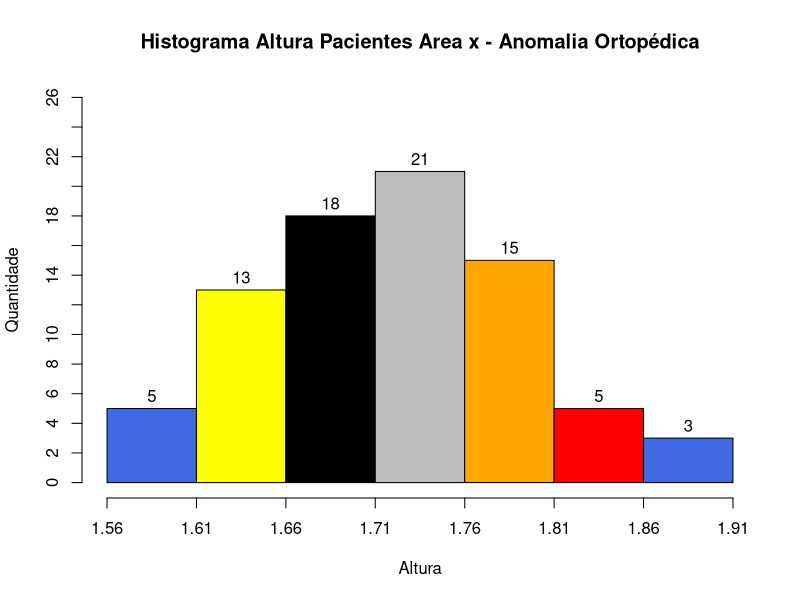

Write the R code that produced this figure.
# Lista de Exercicios TOPICO 8
# Disciplina Ciencia de Dados 2o Semestre 2022
# Professor : Joao Pedro Albino
# Aluno : Marcelo Jose dos Santos
# Versao 1 - 20/11/2022
# Workspace : D:/GoogleDrive/Mestrado_unesp/2022_02_CIENCIA_DE_DADOS/marcelo-santos

# Exercicio 8
# Um hospital tem o interesse em determinar a altura média dos pacientes de uma
# determinada área e relacioná-la com a incidência de determinada anomalia ortopédica.Foram selecionados 80 pacientes e 
# as alturas (em m) podem ser encontradas na tabela (os dados estão na planilha Excel “exercicio8.xls”):

# imports
if (!("readxl") %in% installed.packages()) 
  install.packages("readxl")
library(readxl)

# Fonte de Dados
df8 = read_excel("./dados/exercicio8.xls", skip = 1, col_names = "altura_pacientes", col_types = c("numeric"))

# a) Tabela de Frequencia
tab_frequencia = table(df8$altura_pacientes)
tab_frequencia

# Amplitude 
valor_min = min(df8$altura_pacientes)
valor_max = max(df8$altura_pacientes)
amplitude = valor_max - valor_min

# k (numero de classes sturges - 80)
k = round(1+ log2(80))

# h (tamanho Classes)
h = round((amplitude/k),2)

# limites das classes
limite_inferior = valor_min
limite_superior = limite_inferior+(k*h)

# Classes
brk = seq(limite_inferior,limite_superior,h)

# tabela distribuicao de frequencias 
tabela_distr_freq = table(cut(df8$altura_pacientes,breaks = brk, right = FALSE))
tabela_distr_freq

# Grafico Histograma
grafico8 = hist( df8$altura_pacientes,  
                main = "Histograma Altura Pacientes Area x - Anomalia Ortopédica", 
                xlab = "Altura", 
                ylab = "Quantidade", 
                ylim = c(0,26),
                col = c("royalblue", "yellow", "black", "gray", "orange","red"), 
                border = c("black"),
                breaks = brk,
                right = FALSE,
                axes = FALSE
)

axis(1, at=seq(limite_inferior,limite_superior,h))
axis(2, at=seq(0,26,2))
text(grafico8$mids, grafico8$counts, labels = grafico8$counts, adj = c(0.5, -0.5))


